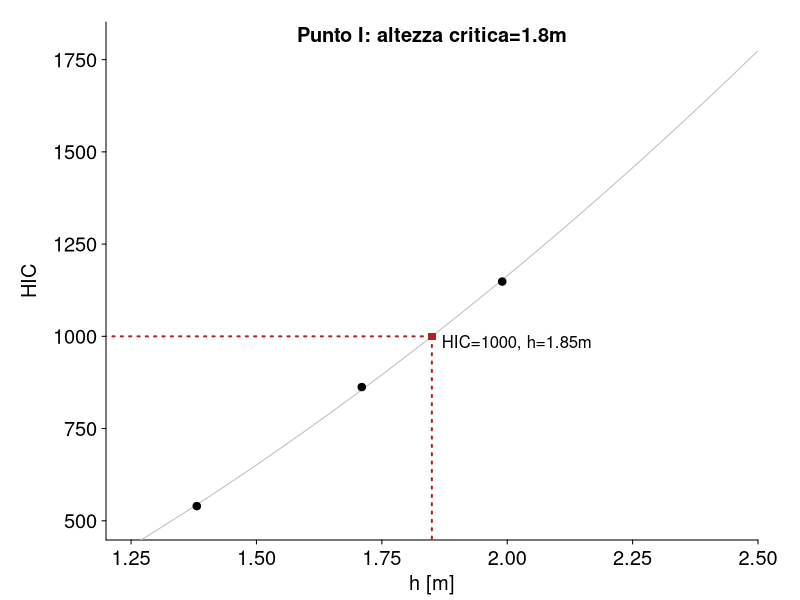

The R source for this figure:
heights <- c(1381.0, 
             1710.0,
             1990.0,
             2537.0)
HICs <- c(539.9,
          862.6,
          1148.5,
          1823.7)

point_label <- "I"

df <- data.frame(h=heights,
                 hic=HICs)

outFile <- paste("229706_Grafici/Punto_", point_label, "_Altezza_Critica.PDF",
                 sep="")

pdf(outFile,8,6)


par(mgp=c(3,0.45,0), 
    tcl=-0.2, 
    mar=c(3.0,5.3,1.1,2.1))
plot(1e-3*df$h,
     df$hic,
     pch=19,
     col="black",
     cex=1.2,
     xlim=c(1.2,2.5),
     ylim=c(500,1800),
     xlab="h [m]",
     ylab="HIC",
     xaxs = "i",
     ann=FALSE,
     axes=FALSE,
     #title=plot_title,
     type="n")

#panel.first = c(abline(h=seq(0,2500,by=250), v=seq(0,3,by=.25), col="gray", lty=3)))
#title(paste("Posizione:", as.character(lvl)))
axis(side=1, 
     at=seq(0,3,by=0.25),
     lwd=1, 
     cex.axis=1.2)
axis(side=2, 
     at=seq(0, 2500, by=250),
     lwd=1, 
     cex.axis=1.2,
     las=1)
mtext(side=1,
      text="h [m]",
      line=1.7,
      cex=1.2)
mtext(side=2,
      text="HIC",
      line=3.3,
      cex=1.2)

hs <- 1e-3*df$h
hics <- df$hic
fit_1 <- lm(hics ~ poly(hs,2,raw=T),
            weights = 0.3*hics/100.)

if (coef(fit_1)[3] < 0) {
  fit_1 <- lm(hics ~ poly(hs,1,raw=T),
              weights = 0.3*hics/100.)
}

x <- seq(1, 
         3,
         length.out = 250)
y <- predict(fit_1,
             data.frame(hs=x))
lines(x,
      y,
      col="grey")


points(1e-3*df$h,
       df$hic,
       pch=19,
       col="black")

A <- as.numeric(fit_1$coefficients[1])
B <- as.numeric(fit_1$coefficients[2])
C <- as.numeric(fit_1$coefficients[3])
#curve(A + B*x + C*(x*x), 
#      1.75, 
#      2.5,
#      add=TRUE,
#      col="red")
s1 <- Re(polyroot(c(A-1000,
                    B,
                    C))[1])
yp <- predict(fit_1,
             data.frame(hs=s1))



points(s1,
       yp,
       pch=15,
       col="firebrick")
segments(s1,0,s1,yp,
         col="firebrick",
         lty=3,
         lwd=2)
segments(0,yp,s1,yp,
         col="firebrick",
         lty=3,
         lwd=2)
xtext <- s1
ytext <- yp-20
text(xtext,
     ytext,
     pos=4,
     paste("HIC=1000, h=", round(s1,3),"m",
           sep=""))


plot_title <- paste("Punto ",
                    point_label,
                    ": altezza critica=",
                    trunc(s1*10^1)/10^1,
                    "m",
                    sep="")
title(plot_title,
      line=-1)
dev.off()
